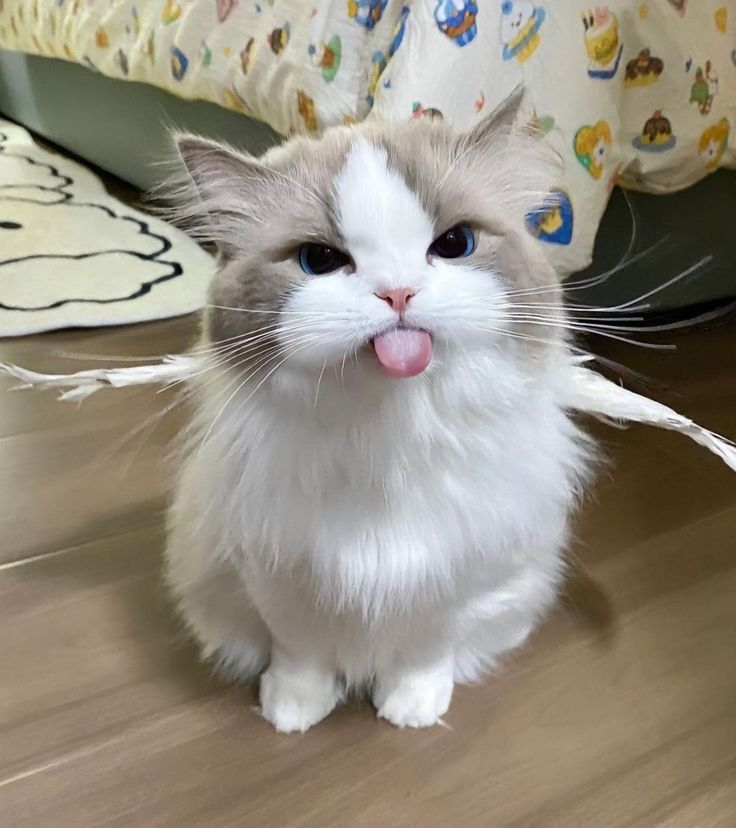
#> input picture BB_152023014_Matilde Ina Ola Dosinaeng_1_6/cat.jpg, 736 x 828 px
$ python UTS.py
#> lines starting #> are read from the running program, lines starting #| are printed output that depends on the picture
import cv2
import numpy as np

def load_image(path='cat.jpg'):
#> called with path = 'cat.jpg'
    image = cv2.imread(path)
#> image is the input picture: shape (828, 736, 3); mean B, G, R 128.2, 141.7, 149
    if image is None:
        raise FileNotFoundError("Gambar tidak ditemukan.")
    return image

def show_image(image, title="Image"):
    cv2.imshow(title, image)
    cv2.waitKey(0)
    cv2.destroyAllWindows()

def grayscale(image):
    H, W = image.shape[:2]
#> H = 828; W = 736
    gray = np.zeros((H, W), np.uint8)
    for i in range(H):
        for j in range(W):
            gray[i, j] = np.clip(0.299 * image[i, j, 0] +
                                 0.587 * image[i, j, 1] +
                                 0.114 * image[i, j, 2], 0, 255)
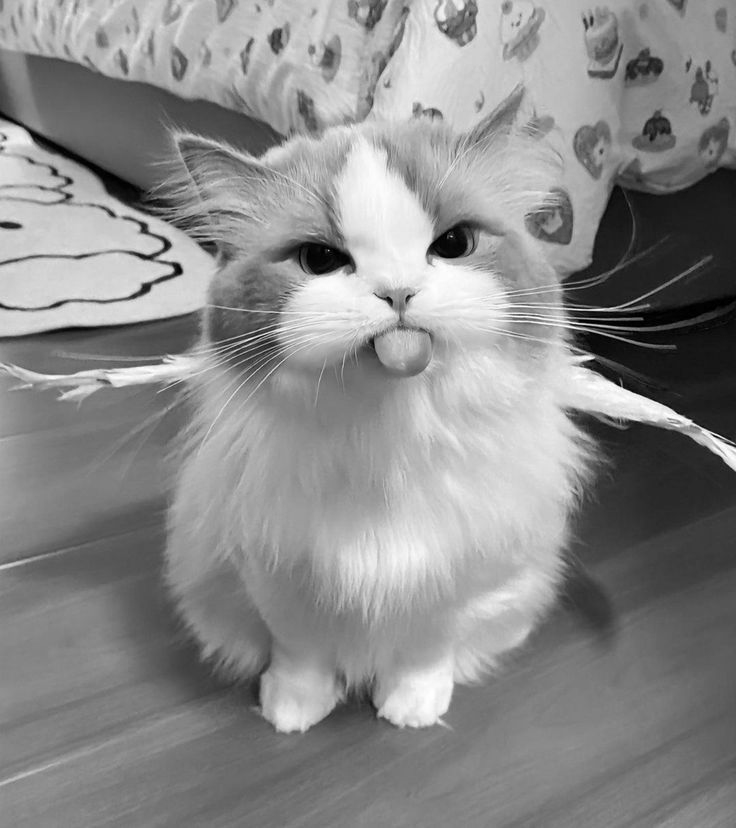
#> gray: shape (828, 736); min 0, max 255, mean 138
    return gray

def contrast(image, factor=2.1):
#> called with factor = 2.1
    gray = cv2.cvtColor(image, cv2.COLOR_BGR2GRAY)
    H, W = gray.shape[:2]
#> H = 828; W = 736
    for i in range(H):
        for j in range(W):
            val = gray.item(i, j)
            gray.itemset((i, j), np.clip(val * factor, 0, 255))
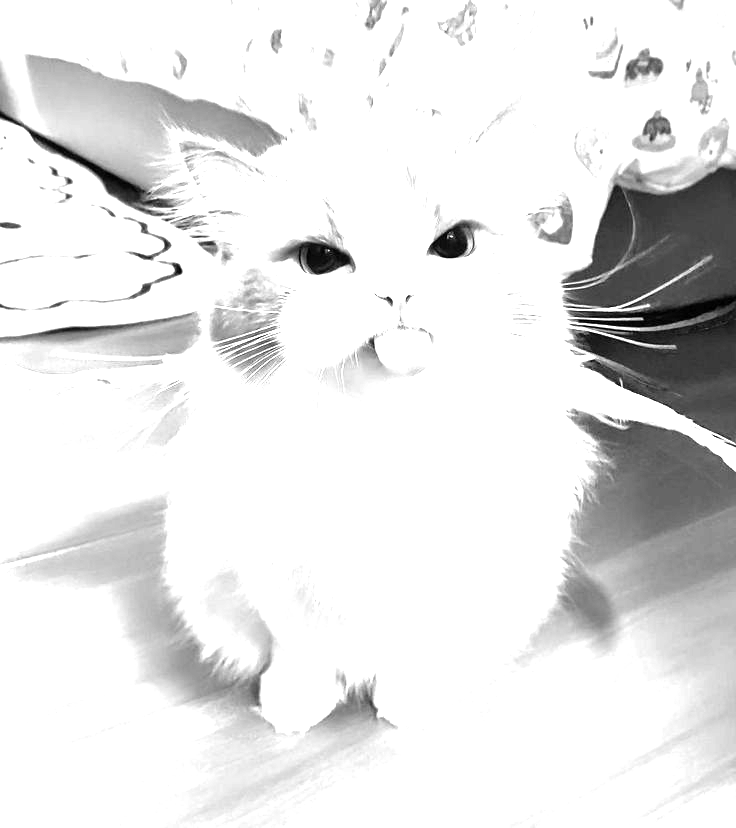
#> gray: shape (828, 736); min 0, max 255, mean 229.2
    return gray

def contrast_stretching(image):
    gray = cv2.cvtColor(image, cv2.COLOR_BGR2GRAY)
    minV = np.min(gray)
#> minV = 0
    maxV = np.max(gray)
#> maxV = 255
    stretched = np.zeros_like(gray)
#> stretched: shape (828, 736); every value is 0
    for i in range(gray.shape[0]):
        for j in range(gray.shape[1]):
            val = gray.item(i, j)
            new_val = float(val - minV) / (maxV - minV) * 255
            stretched.itemset((i, j), new_val)
    return stretched

if __name__ == "__main__":
    image = load_image()

    gray = grayscale(image)
    show_image(gray, "Grayscale")

    contr = contrast(image)
    show_image(contr, "Contrast")

    stretch = contrast_stretching(image)
    show_image(stretch, "Contrast Stretching")
